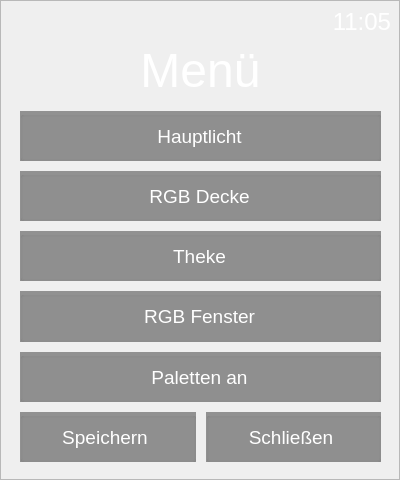
<?xml version="1.0" encoding="UTF-8"?>
<ui version="4.0">
 <class>Menue_Einstellung</class>
 <widget class="QDialog" name="Menue_Einstellung">
  <property name="geometry">
   <rect>
    <x>0</x>
    <y>0</y>
    <width>400</width>
    <height>480</height>
   </rect>
  </property>
  <property name="sizePolicy">
   <sizepolicy hsizetype="Fixed" vsizetype="Fixed">
    <horstretch>0</horstretch>
    <verstretch>0</verstretch>
   </sizepolicy>
  </property>
  <property name="minimumSize">
   <size>
    <width>400</width>
    <height>480</height>
   </size>
  </property>
  <property name="maximumSize">
   <size>
    <width>400</width>
    <height>480</height>
   </size>
  </property>
  <property name="palette">
   <palette>
    <active>
     <colorrole role="WindowText">
      <brush brushstyle="SolidPattern">
       <color alpha="255">
        <red>243</red>
        <green>243</green>
        <blue>245</blue>
       </color>
      </brush>
     </colorrole>
    </active>
    <inactive>
     <colorrole role="WindowText">
      <brush brushstyle="SolidPattern">
       <color alpha="255">
        <red>243</red>
        <green>243</green>
        <blue>245</blue>
       </color>
      </brush>
     </colorrole>
    </inactive>
    <disabled>
     <colorrole role="WindowText">
      <brush brushstyle="SolidPattern">
       <color alpha="255">
        <red>255</red>
        <green>255</green>
        <blue>255</blue>
       </color>
      </brush>
     </colorrole>
    </disabled>
   </palette>
  </property>
  <property name="contextMenuPolicy">
   <enum>Qt::NoContextMenu</enum>
  </property>
  <property name="windowTitle">
   <string>Dialog</string>
  </property>
  <property name="sizeGripEnabled">
   <bool>false</bool>
  </property>
  <widget class="QWidget" name="verticalLayoutWidget_2">
   <property name="geometry">
    <rect>
     <x>20</x>
     <y>111</y>
     <width>361</width>
     <height>351</height>
    </rect>
   </property>
   <layout class="QVBoxLayout" name="verticalLayout_2">
    <property name="spacing">
     <number>10</number>
    </property>
    <item>
     <widget class="QGroupBox" name="groupBox_hauptlicht">
      <property name="styleSheet">
       <string notr="true">background-color: rgba(0, 0, 0, 100);</string>
      </property>
      <property name="title">
       <string/>
      </property>
      <widget class="QLabel" name="label_2">
       <property name="enabled">
        <bool>false</bool>
       </property>
       <property name="geometry">
        <rect>
         <x>0</x>
         <y>0</y>
         <width>359</width>
         <height>50</height>
        </rect>
       </property>
       <property name="palette">
        <palette>
         <active>
          <colorrole role="WindowText">
           <brush brushstyle="SolidPattern">
            <color alpha="255">
             <red>243</red>
             <green>243</green>
             <blue>245</blue>
            </color>
           </brush>
          </colorrole>
          <colorrole role="Button">
           <brush brushstyle="SolidPattern">
            <color alpha="0">
             <red>0</red>
             <green>0</green>
             <blue>0</blue>
            </color>
           </brush>
          </colorrole>
          <colorrole role="Text">
           <brush brushstyle="SolidPattern">
            <color alpha="255">
             <red>243</red>
             <green>243</green>
             <blue>245</blue>
            </color>
           </brush>
          </colorrole>
          <colorrole role="Base">
           <brush brushstyle="SolidPattern">
            <color alpha="0">
             <red>0</red>
             <green>0</green>
             <blue>0</blue>
            </color>
           </brush>
          </colorrole>
          <colorrole role="Window">
           <brush brushstyle="SolidPattern">
            <color alpha="0">
             <red>0</red>
             <green>0</green>
             <blue>0</blue>
            </color>
           </brush>
          </colorrole>
         </active>
         <inactive>
          <colorrole role="WindowText">
           <brush brushstyle="SolidPattern">
            <color alpha="255">
             <red>243</red>
             <green>243</green>
             <blue>245</blue>
            </color>
           </brush>
          </colorrole>
          <colorrole role="Button">
           <brush brushstyle="SolidPattern">
            <color alpha="0">
             <red>0</red>
             <green>0</green>
             <blue>0</blue>
            </color>
           </brush>
          </colorrole>
          <colorrole role="Text">
           <brush brushstyle="SolidPattern">
            <color alpha="255">
             <red>243</red>
             <green>243</green>
             <blue>245</blue>
            </color>
           </brush>
          </colorrole>
          <colorrole role="Base">
           <brush brushstyle="SolidPattern">
            <color alpha="0">
             <red>0</red>
             <green>0</green>
             <blue>0</blue>
            </color>
           </brush>
          </colorrole>
          <colorrole role="Window">
           <brush brushstyle="SolidPattern">
            <color alpha="0">
             <red>0</red>
             <green>0</green>
             <blue>0</blue>
            </color>
           </brush>
          </colorrole>
         </inactive>
         <disabled>
          <colorrole role="WindowText">
           <brush brushstyle="SolidPattern">
            <color alpha="255">
             <red>255</red>
             <green>255</green>
             <blue>255</blue>
            </color>
           </brush>
          </colorrole>
          <colorrole role="Button">
           <brush brushstyle="SolidPattern">
            <color alpha="0">
             <red>0</red>
             <green>0</green>
             <blue>0</blue>
            </color>
           </brush>
          </colorrole>
          <colorrole role="Text">
           <brush brushstyle="SolidPattern">
            <color alpha="255">
             <red>255</red>
             <green>255</green>
             <blue>255</blue>
            </color>
           </brush>
          </colorrole>
          <colorrole role="Base">
           <brush brushstyle="SolidPattern">
            <color alpha="0">
             <red>0</red>
             <green>0</green>
             <blue>0</blue>
            </color>
           </brush>
          </colorrole>
          <colorrole role="Window">
           <brush brushstyle="SolidPattern">
            <color alpha="0">
             <red>0</red>
             <green>0</green>
             <blue>0</blue>
            </color>
           </brush>
          </colorrole>
         </disabled>
        </palette>
       </property>
       <property name="font">
        <font>
         <pointsize>14</pointsize>
        </font>
       </property>
       <property name="styleSheet">
        <string notr="true">background-color: rgba(0, 0, 0, 0);</string>
       </property>
       <property name="text">
        <string>Hauptlicht</string>
       </property>
       <property name="alignment">
        <set>Qt::AlignCenter</set>
       </property>
      </widget>
      <widget class="QPushButton" name="pushButton_hauptlicht_2">
       <property name="geometry">
        <rect>
         <x>0</x>
         <y>0</y>
         <width>359</width>
         <height>50</height>
        </rect>
       </property>
       <property name="focusPolicy">
        <enum>Qt::NoFocus</enum>
       </property>
       <property name="text">
        <string/>
       </property>
       <property name="flat">
        <bool>true</bool>
       </property>
      </widget>
     </widget>
    </item>
    <item>
     <widget class="QGroupBox" name="groupBox_RGBdecke">
      <property name="styleSheet">
       <string notr="true">background-color: rgba(0, 0, 0, 100);</string>
      </property>
      <property name="title">
       <string/>
      </property>
      <widget class="QLabel" name="label_3">
       <property name="enabled">
        <bool>false</bool>
       </property>
       <property name="geometry">
        <rect>
         <x>0</x>
         <y>0</y>
         <width>359</width>
         <height>50</height>
        </rect>
       </property>
       <property name="palette">
        <palette>
         <active>
          <colorrole role="WindowText">
           <brush brushstyle="SolidPattern">
            <color alpha="255">
             <red>243</red>
             <green>243</green>
             <blue>245</blue>
            </color>
           </brush>
          </colorrole>
          <colorrole role="Button">
           <brush brushstyle="SolidPattern">
            <color alpha="0">
             <red>0</red>
             <green>0</green>
             <blue>0</blue>
            </color>
           </brush>
          </colorrole>
          <colorrole role="Text">
           <brush brushstyle="SolidPattern">
            <color alpha="255">
             <red>243</red>
             <green>243</green>
             <blue>245</blue>
            </color>
           </brush>
          </colorrole>
          <colorrole role="Base">
           <brush brushstyle="SolidPattern">
            <color alpha="0">
             <red>0</red>
             <green>0</green>
             <blue>0</blue>
            </color>
           </brush>
          </colorrole>
          <colorrole role="Window">
           <brush brushstyle="SolidPattern">
            <color alpha="0">
             <red>0</red>
             <green>0</green>
             <blue>0</blue>
            </color>
           </brush>
          </colorrole>
         </active>
         <inactive>
          <colorrole role="WindowText">
           <brush brushstyle="SolidPattern">
            <color alpha="255">
             <red>243</red>
             <green>243</green>
             <blue>245</blue>
            </color>
           </brush>
          </colorrole>
          <colorrole role="Button">
           <brush brushstyle="SolidPattern">
            <color alpha="0">
             <red>0</red>
             <green>0</green>
             <blue>0</blue>
            </color>
           </brush>
          </colorrole>
          <colorrole role="Text">
           <brush brushstyle="SolidPattern">
            <color alpha="255">
             <red>243</red>
             <green>243</green>
             <blue>245</blue>
            </color>
           </brush>
          </colorrole>
          <colorrole role="Base">
           <brush brushstyle="SolidPattern">
            <color alpha="0">
             <red>0</red>
             <green>0</green>
             <blue>0</blue>
            </color>
           </brush>
          </colorrole>
          <colorrole role="Window">
           <brush brushstyle="SolidPattern">
            <color alpha="0">
             <red>0</red>
             <green>0</green>
             <blue>0</blue>
            </color>
           </brush>
          </colorrole>
         </inactive>
         <disabled>
          <colorrole role="WindowText">
           <brush brushstyle="SolidPattern">
            <color alpha="255">
             <red>255</red>
             <green>255</green>
             <blue>255</blue>
            </color>
           </brush>
          </colorrole>
          <colorrole role="Button">
           <brush brushstyle="SolidPattern">
            <color alpha="0">
             <red>0</red>
             <green>0</green>
             <blue>0</blue>
            </color>
           </brush>
          </colorrole>
          <colorrole role="Text">
           <brush brushstyle="SolidPattern">
            <color alpha="255">
             <red>255</red>
             <green>255</green>
             <blue>255</blue>
            </color>
           </brush>
          </colorrole>
          <colorrole role="Base">
           <brush brushstyle="SolidPattern">
            <color alpha="0">
             <red>0</red>
             <green>0</green>
             <blue>0</blue>
            </color>
           </brush>
          </colorrole>
          <colorrole role="Window">
           <brush brushstyle="SolidPattern">
            <color alpha="0">
             <red>0</red>
             <green>0</green>
             <blue>0</blue>
            </color>
           </brush>
          </colorrole>
         </disabled>
        </palette>
       </property>
       <property name="font">
        <font>
         <pointsize>14</pointsize>
        </font>
       </property>
       <property name="styleSheet">
        <string notr="true">background-color: rgba(0, 0, 0, 0);</string>
       </property>
       <property name="text">
        <string>RGB Decke</string>
       </property>
       <property name="alignment">
        <set>Qt::AlignCenter</set>
       </property>
      </widget>
      <widget class="QPushButton" name="pushButton_RGBdecke">
       <property name="geometry">
        <rect>
         <x>0</x>
         <y>0</y>
         <width>359</width>
         <height>50</height>
        </rect>
       </property>
       <property name="focusPolicy">
        <enum>Qt::NoFocus</enum>
       </property>
       <property name="text">
        <string/>
       </property>
       <property name="flat">
        <bool>true</bool>
       </property>
      </widget>
     </widget>
    </item>
    <item>
     <widget class="QGroupBox" name="groupBox_theke">
      <property name="styleSheet">
       <string notr="true">background-color: rgba(0, 0, 0, 100);</string>
      </property>
      <property name="title">
       <string/>
      </property>
      <widget class="QLabel" name="label_4">
       <property name="enabled">
        <bool>false</bool>
       </property>
       <property name="geometry">
        <rect>
         <x>0</x>
         <y>0</y>
         <width>359</width>
         <height>50</height>
        </rect>
       </property>
       <property name="palette">
        <palette>
         <active>
          <colorrole role="WindowText">
           <brush brushstyle="SolidPattern">
            <color alpha="255">
             <red>243</red>
             <green>243</green>
             <blue>245</blue>
            </color>
           </brush>
          </colorrole>
          <colorrole role="Button">
           <brush brushstyle="SolidPattern">
            <color alpha="0">
             <red>0</red>
             <green>0</green>
             <blue>0</blue>
            </color>
           </brush>
          </colorrole>
          <colorrole role="Text">
           <brush brushstyle="SolidPattern">
            <color alpha="255">
             <red>243</red>
             <green>243</green>
             <blue>245</blue>
            </color>
           </brush>
          </colorrole>
          <colorrole role="Base">
           <brush brushstyle="SolidPattern">
            <color alpha="0">
             <red>0</red>
             <green>0</green>
             <blue>0</blue>
            </color>
           </brush>
          </colorrole>
          <colorrole role="Window">
           <brush brushstyle="SolidPattern">
            <color alpha="0">
             <red>0</red>
             <green>0</green>
             <blue>0</blue>
            </color>
           </brush>
          </colorrole>
         </active>
         <inactive>
          <colorrole role="WindowText">
           <brush brushstyle="SolidPattern">
            <color alpha="255">
             <red>243</red>
             <green>243</green>
             <blue>245</blue>
            </color>
           </brush>
          </colorrole>
          <colorrole role="Button">
           <brush brushstyle="SolidPattern">
            <color alpha="0">
             <red>0</red>
             <green>0</green>
             <blue>0</blue>
            </color>
           </brush>
          </colorrole>
          <colorrole role="Text">
           <brush brushstyle="SolidPattern">
            <color alpha="255">
             <red>243</red>
             <green>243</green>
             <blue>245</blue>
            </color>
           </brush>
          </colorrole>
          <colorrole role="Base">
           <brush brushstyle="SolidPattern">
            <color alpha="0">
             <red>0</red>
             <green>0</green>
             <blue>0</blue>
            </color>
           </brush>
          </colorrole>
          <colorrole role="Window">
           <brush brushstyle="SolidPattern">
            <color alpha="0">
             <red>0</red>
             <green>0</green>
             <blue>0</blue>
            </color>
           </brush>
          </colorrole>
         </inactive>
         <disabled>
          <colorrole role="WindowText">
           <brush brushstyle="SolidPattern">
            <color alpha="255">
             <red>255</red>
             <green>255</green>
             <blue>255</blue>
            </color>
           </brush>
          </colorrole>
          <colorrole role="Button">
           <brush brushstyle="SolidPattern">
            <color alpha="0">
             <red>0</red>
             <green>0</green>
             <blue>0</blue>
            </color>
           </brush>
          </colorrole>
          <colorrole role="Text">
           <brush brushstyle="SolidPattern">
            <color alpha="255">
             <red>255</red>
             <green>255</green>
             <blue>255</blue>
            </color>
           </brush>
          </colorrole>
          <colorrole role="Base">
           <brush brushstyle="SolidPattern">
            <color alpha="0">
             <red>0</red>
             <green>0</green>
             <blue>0</blue>
            </color>
           </brush>
          </colorrole>
          <colorrole role="Window">
           <brush brushstyle="SolidPattern">
            <color alpha="0">
             <red>0</red>
             <green>0</green>
             <blue>0</blue>
            </color>
           </brush>
          </colorrole>
         </disabled>
        </palette>
       </property>
       <property name="font">
        <font>
         <pointsize>14</pointsize>
        </font>
       </property>
       <property name="styleSheet">
        <string notr="true">background-color: rgba(0, 0, 0, 0);</string>
       </property>
       <property name="text">
        <string>Theke</string>
       </property>
       <property name="alignment">
        <set>Qt::AlignCenter</set>
       </property>
      </widget>
      <widget class="QPushButton" name="pushButton_Theke_2">
       <property name="geometry">
        <rect>
         <x>0</x>
         <y>0</y>
         <width>359</width>
         <height>50</height>
        </rect>
       </property>
       <property name="focusPolicy">
        <enum>Qt::NoFocus</enum>
       </property>
       <property name="text">
        <string/>
       </property>
       <property name="flat">
        <bool>true</bool>
       </property>
      </widget>
     </widget>
    </item>
    <item>
     <widget class="QGroupBox" name="groupBox_RGBfenster">
      <property name="styleSheet">
       <string notr="true">background-color: rgba(0, 0, 0, 100);</string>
      </property>
      <property name="title">
       <string/>
      </property>
      <widget class="QLabel" name="label_6">
       <property name="enabled">
        <bool>false</bool>
       </property>
       <property name="geometry">
        <rect>
         <x>0</x>
         <y>0</y>
         <width>359</width>
         <height>50</height>
        </rect>
       </property>
       <property name="palette">
        <palette>
         <active>
          <colorrole role="WindowText">
           <brush brushstyle="SolidPattern">
            <color alpha="255">
             <red>243</red>
             <green>243</green>
             <blue>245</blue>
            </color>
           </brush>
          </colorrole>
          <colorrole role="Button">
           <brush brushstyle="SolidPattern">
            <color alpha="0">
             <red>0</red>
             <green>0</green>
             <blue>0</blue>
            </color>
           </brush>
          </colorrole>
          <colorrole role="Text">
           <brush brushstyle="SolidPattern">
            <color alpha="255">
             <red>243</red>
             <green>243</green>
             <blue>245</blue>
            </color>
           </brush>
          </colorrole>
          <colorrole role="Base">
           <brush brushstyle="SolidPattern">
            <color alpha="0">
             <red>0</red>
             <green>0</green>
             <blue>0</blue>
            </color>
           </brush>
          </colorrole>
          <colorrole role="Window">
           <brush brushstyle="SolidPattern">
            <color alpha="0">
             <red>0</red>
             <green>0</green>
             <blue>0</blue>
            </color>
           </brush>
          </colorrole>
         </active>
         <inactive>
          <colorrole role="WindowText">
           <brush brushstyle="SolidPattern">
            <color alpha="255">
             <red>243</red>
             <green>243</green>
             <blue>245</blue>
            </color>
           </brush>
          </colorrole>
          <colorrole role="Button">
           <brush brushstyle="SolidPattern">
            <color alpha="0">
             <red>0</red>
             <green>0</green>
             <blue>0</blue>
            </color>
           </brush>
          </colorrole>
          <colorrole role="Text">
           <brush brushstyle="SolidPattern">
            <color alpha="255">
             <red>243</red>
             <green>243</green>
             <blue>245</blue>
            </color>
           </brush>
          </colorrole>
          <colorrole role="Base">
           <brush brushstyle="SolidPattern">
            <color alpha="0">
             <red>0</red>
             <green>0</green>
             <blue>0</blue>
            </color>
           </brush>
          </colorrole>
          <colorrole role="Window">
           <brush brushstyle="SolidPattern">
            <color alpha="0">
             <red>0</red>
             <green>0</green>
             <blue>0</blue>
            </color>
           </brush>
          </colorrole>
         </inactive>
         <disabled>
          <colorrole role="WindowText">
           <brush brushstyle="SolidPattern">
            <color alpha="255">
             <red>255</red>
             <green>255</green>
             <blue>255</blue>
            </color>
           </brush>
          </colorrole>
          <colorrole role="Button">
           <brush brushstyle="SolidPattern">
            <color alpha="0">
             <red>0</red>
             <green>0</green>
             <blue>0</blue>
            </color>
           </brush>
          </colorrole>
          <colorrole role="Text">
           <brush brushstyle="SolidPattern">
            <color alpha="255">
             <red>255</red>
             <green>255</green>
             <blue>255</blue>
            </color>
           </brush>
          </colorrole>
          <colorrole role="Base">
           <brush brushstyle="SolidPattern">
            <color alpha="0">
             <red>0</red>
             <green>0</green>
             <blue>0</blue>
            </color>
           </brush>
          </colorrole>
          <colorrole role="Window">
           <brush brushstyle="SolidPattern">
            <color alpha="0">
             <red>0</red>
             <green>0</green>
             <blue>0</blue>
            </color>
           </brush>
          </colorrole>
         </disabled>
        </palette>
       </property>
       <property name="font">
        <font>
         <pointsize>14</pointsize>
        </font>
       </property>
       <property name="styleSheet">
        <string notr="true">background-color: rgba(0, 0, 0, 0);</string>
       </property>
       <property name="text">
        <string>RGB Fenster</string>
       </property>
       <property name="alignment">
        <set>Qt::AlignCenter</set>
       </property>
      </widget>
      <widget class="QPushButton" name="pushButton_RGBfenster">
       <property name="geometry">
        <rect>
         <x>0</x>
         <y>0</y>
         <width>359</width>
         <height>50</height>
        </rect>
       </property>
       <property name="focusPolicy">
        <enum>Qt::NoFocus</enum>
       </property>
       <property name="text">
        <string/>
       </property>
       <property name="flat">
        <bool>true</bool>
       </property>
      </widget>
     </widget>
    </item>
    <item>
     <widget class="QGroupBox" name="groupBox_palette">
      <property name="styleSheet">
       <string notr="true">background-color: rgba(0, 0, 0, 100);</string>
      </property>
      <property name="title">
       <string/>
      </property>
      <widget class="QLabel" name="label_5">
       <property name="enabled">
        <bool>false</bool>
       </property>
       <property name="geometry">
        <rect>
         <x>0</x>
         <y>0</y>
         <width>359</width>
         <height>50</height>
        </rect>
       </property>
       <property name="palette">
        <palette>
         <active>
          <colorrole role="WindowText">
           <brush brushstyle="SolidPattern">
            <color alpha="255">
             <red>243</red>
             <green>243</green>
             <blue>245</blue>
            </color>
           </brush>
          </colorrole>
          <colorrole role="Button">
           <brush brushstyle="SolidPattern">
            <color alpha="0">
             <red>0</red>
             <green>0</green>
             <blue>0</blue>
            </color>
           </brush>
          </colorrole>
          <colorrole role="Text">
           <brush brushstyle="SolidPattern">
            <color alpha="255">
             <red>243</red>
             <green>243</green>
             <blue>245</blue>
            </color>
           </brush>
          </colorrole>
          <colorrole role="Base">
           <brush brushstyle="SolidPattern">
            <color alpha="0">
             <red>0</red>
             <green>0</green>
             <blue>0</blue>
            </color>
           </brush>
          </colorrole>
          <colorrole role="Window">
           <brush brushstyle="SolidPattern">
            <color alpha="0">
             <red>0</red>
             <green>0</green>
             <blue>0</blue>
            </color>
           </brush>
          </colorrole>
         </active>
         <inactive>
          <colorrole role="WindowText">
           <brush brushstyle="SolidPattern">
            <color alpha="255">
             <red>243</red>
             <green>243</green>
             <blue>245</blue>
            </color>
           </brush>
          </colorrole>
          <colorrole role="Button">
           <brush brushstyle="SolidPattern">
            <color alpha="0">
             <red>0</red>
             <green>0</green>
             <blue>0</blue>
            </color>
           </brush>
          </colorrole>
          <colorrole role="Text">
           <brush brushstyle="SolidPattern">
            <color alpha="255">
             <red>243</red>
             <green>243</green>
             <blue>245</blue>
            </color>
           </brush>
          </colorrole>
          <colorrole role="Base">
           <brush brushstyle="SolidPattern">
            <color alpha="0">
             <red>0</red>
             <green>0</green>
             <blue>0</blue>
            </color>
           </brush>
          </colorrole>
          <colorrole role="Window">
           <brush brushstyle="SolidPattern">
            <color alpha="0">
             <red>0</red>
             <green>0</green>
             <blue>0</blue>
            </color>
           </brush>
          </colorrole>
         </inactive>
         <disabled>
          <colorrole role="WindowText">
           <brush brushstyle="SolidPattern">
            <color alpha="255">
             <red>255</red>
             <green>255</green>
             <blue>255</blue>
            </color>
           </brush>
          </colorrole>
          <colorrole role="Button">
           <brush brushstyle="SolidPattern">
            <color alpha="0">
             <red>0</red>
             <green>0</green>
             <blue>0</blue>
            </color>
           </brush>
          </colorrole>
          <colorrole role="Text">
           <brush brushstyle="SolidPattern">
            <color alpha="255">
             <red>255</red>
             <green>255</green>
             <blue>255</blue>
            </color>
           </brush>
          </colorrole>
          <colorrole role="Base">
           <brush brushstyle="SolidPattern">
            <color alpha="0">
             <red>0</red>
             <green>0</green>
             <blue>0</blue>
            </color>
           </brush>
          </colorrole>
          <colorrole role="Window">
           <brush brushstyle="SolidPattern">
            <color alpha="0">
             <red>0</red>
             <green>0</green>
             <blue>0</blue>
            </color>
           </brush>
          </colorrole>
         </disabled>
        </palette>
       </property>
       <property name="font">
        <font>
         <pointsize>14</pointsize>
        </font>
       </property>
       <property name="styleSheet">
        <string notr="true">background-color: rgba(0, 0, 0, 0);</string>
       </property>
       <property name="text">
        <string>Paletten an</string>
       </property>
       <property name="alignment">
        <set>Qt::AlignCenter</set>
       </property>
      </widget>
      <widget class="QPushButton" name="pushButton_palette">
       <property name="geometry">
        <rect>
         <x>0</x>
         <y>0</y>
         <width>359</width>
         <height>50</height>
        </rect>
       </property>
       <property name="focusPolicy">
        <enum>Qt::NoFocus</enum>
       </property>
       <property name="text">
        <string/>
       </property>
       <property name="flat">
        <bool>true</bool>
       </property>
      </widget>
     </widget>
    </item>
    <item>
     <layout class="QHBoxLayout" name="horizontalLayout">
      <property name="spacing">
       <number>10</number>
      </property>
      <item>
       <widget class="QGroupBox" name="groupBox_save">
        <property name="styleSheet">
         <string notr="true">background-color: rgba(0, 0, 0, 100);</string>
        </property>
        <property name="title">
         <string/>
        </property>
        <widget class="QLabel" name="label_7">
         <property name="enabled">
          <bool>false</bool>
         </property>
         <property name="geometry">
          <rect>
           <x>0</x>
           <y>0</y>
           <width>170</width>
           <height>50</height>
          </rect>
         </property>
         <property name="palette">
          <palette>
           <active>
            <colorrole role="WindowText">
             <brush brushstyle="SolidPattern">
              <color alpha="255">
               <red>243</red>
               <green>243</green>
               <blue>245</blue>
              </color>
             </brush>
            </colorrole>
            <colorrole role="Button">
             <brush brushstyle="SolidPattern">
              <color alpha="0">
               <red>0</red>
               <green>0</green>
               <blue>0</blue>
              </color>
             </brush>
            </colorrole>
            <colorrole role="Text">
             <brush brushstyle="SolidPattern">
              <color alpha="255">
               <red>243</red>
               <green>243</green>
               <blue>245</blue>
              </color>
             </brush>
            </colorrole>
            <colorrole role="Base">
             <brush brushstyle="SolidPattern">
              <color alpha="0">
               <red>0</red>
               <green>0</green>
               <blue>0</blue>
              </color>
             </brush>
            </colorrole>
            <colorrole role="Window">
             <brush brushstyle="SolidPattern">
              <color alpha="0">
               <red>0</red>
               <green>0</green>
               <blue>0</blue>
              </color>
             </brush>
            </colorrole>
           </active>
           <inactive>
            <colorrole role="WindowText">
             <brush brushstyle="SolidPattern">
              <color alpha="255">
               <red>243</red>
               <green>243</green>
               <blue>245</blue>
              </color>
             </brush>
            </colorrole>
            <colorrole role="Button">
             <brush brushstyle="SolidPattern">
              <color alpha="0">
               <red>0</red>
               <green>0</green>
               <blue>0</blue>
              </color>
             </brush>
            </colorrole>
            <colorrole role="Text">
             <brush brushstyle="SolidPattern">
              <color alpha="255">
               <red>243</red>
               <green>243</green>
               <blue>245</blue>
              </color>
             </brush>
            </colorrole>
            <colorrole role="Base">
             <brush brushstyle="SolidPattern">
              <color alpha="0">
               <red>0</red>
               <green>0</green>
               <blue>0</blue>
              </color>
             </brush>
            </colorrole>
            <colorrole role="Window">
             <brush brushstyle="SolidPattern">
              <color alpha="0">
               <red>0</red>
               <green>0</green>
               <blue>0</blue>
              </color>
             </brush>
            </colorrole>
           </inactive>
           <disabled>
            <colorrole role="WindowText">
             <brush brushstyle="SolidPattern">
              <color alpha="255">
               <red>255</red>
               <green>255</green>
               <blue>255</blue>
              </color>
             </brush>
            </colorrole>
            <colorrole role="Button">
             <brush brushstyle="SolidPattern">
              <color alpha="0">
               <red>0</red>
               <green>0</green>
               <blue>0</blue>
              </color>
             </brush>
            </colorrole>
            <colorrole role="Text">
             <brush brushstyle="SolidPattern">
              <color alpha="255">
               <red>255</red>
               <green>255</green>
               <blue>255</blue>
              </color>
             </brush>
            </colorrole>
            <colorrole role="Base">
             <brush brushstyle="SolidPattern">
              <color alpha="0">
               <red>0</red>
               <green>0</green>
               <blue>0</blue>
              </color>
             </brush>
            </colorrole>
            <colorrole role="Window">
             <brush brushstyle="SolidPattern">
              <color alpha="0">
               <red>0</red>
               <green>0</green>
               <blue>0</blue>
              </color>
             </brush>
            </colorrole>
           </disabled>
          </palette>
         </property>
         <property name="font">
          <font>
           <pointsize>14</pointsize>
          </font>
         </property>
         <property name="styleSheet">
          <string notr="true">background-color: rgba(0, 0, 0, 0);</string>
         </property>
         <property name="text">
          <string>Speichern</string>
         </property>
         <property name="alignment">
          <set>Qt::AlignCenter</set>
         </property>
        </widget>
        <widget class="QPushButton" name="pushButton_save">
         <property name="geometry">
          <rect>
           <x>0</x>
           <y>0</y>
           <width>173</width>
           <height>50</height>
          </rect>
         </property>
         <property name="focusPolicy">
          <enum>Qt::NoFocus</enum>
         </property>
         <property name="text">
          <string/>
         </property>
         <property name="flat">
          <bool>true</bool>
         </property>
        </widget>
       </widget>
      </item>
      <item>
       <widget class="QGroupBox" name="groupBox_close">
        <property name="styleSheet">
         <string notr="true">background-color: rgba(0, 0, 0, 100);</string>
        </property>
        <property name="title">
         <string/>
        </property>
        <widget class="QLabel" name="label_8">
         <property name="enabled">
          <bool>false</bool>
         </property>
         <property name="geometry">
          <rect>
           <x>0</x>
           <y>0</y>
           <width>170</width>
           <height>50</height>
          </rect>
         </property>
         <property name="palette">
          <palette>
           <active>
            <colorrole role="WindowText">
             <brush brushstyle="SolidPattern">
              <color alpha="255">
               <red>243</red>
               <green>243</green>
               <blue>245</blue>
              </color>
             </brush>
            </colorrole>
            <colorrole role="Button">
             <brush brushstyle="SolidPattern">
              <color alpha="0">
               <red>0</red>
               <green>0</green>
               <blue>0</blue>
              </color>
             </brush>
            </colorrole>
            <colorrole role="Text">
             <brush brushstyle="SolidPattern">
              <color alpha="255">
               <red>243</red>
               <green>243</green>
               <blue>245</blue>
              </color>
             </brush>
            </colorrole>
            <colorrole role="Base">
             <brush brushstyle="SolidPattern">
              <color alpha="0">
               <red>0</red>
               <green>0</green>
               <blue>0</blue>
              </color>
             </brush>
            </colorrole>
            <colorrole role="Window">
             <brush brushstyle="SolidPattern">
              <color alpha="0">
               <red>0</red>
               <green>0</green>
               <blue>0</blue>
              </color>
             </brush>
            </colorrole>
           </active>
           <inactive>
            <colorrole role="WindowText">
             <brush brushstyle="SolidPattern">
              <color alpha="255">
               <red>243</red>
               <green>243</green>
               <blue>245</blue>
              </color>
             </brush>
            </colorrole>
            <colorrole role="Button">
             <brush brushstyle="SolidPattern">
              <color alpha="0">
               <red>0</red>
               <green>0</green>
               <blue>0</blue>
              </color>
             </brush>
            </colorrole>
            <colorrole role="Text">
             <brush brushstyle="SolidPattern">
              <color alpha="255">
               <red>243</red>
               <green>243</green>
               <blue>245</blue>
              </color>
             </brush>
            </colorrole>
            <colorrole role="Base">
             <brush brushstyle="SolidPattern">
              <color alpha="0">
               <red>0</red>
               <green>0</green>
               <blue>0</blue>
              </color>
             </brush>
            </colorrole>
            <colorrole role="Window">
             <brush brushstyle="SolidPattern">
              <color alpha="0">
               <red>0</red>
               <green>0</green>
               <blue>0</blue>
              </color>
             </brush>
            </colorrole>
           </inactive>
           <disabled>
            <colorrole role="WindowText">
             <brush brushstyle="SolidPattern">
              <color alpha="255">
               <red>255</red>
               <green>255</green>
               <blue>255</blue>
              </color>
             </brush>
            </colorrole>
            <colorrole role="Button">
             <brush brushstyle="SolidPattern">
              <color alpha="0">
               <red>0</red>
               <green>0</green>
               <blue>0</blue>
              </color>
             </brush>
            </colorrole>
            <colorrole role="Text">
             <brush brushstyle="SolidPattern">
              <color alpha="255">
               <red>255</red>
               <green>255</green>
               <blue>255</blue>
              </color>
             </brush>
            </colorrole>
            <colorrole role="Base">
             <brush brushstyle="SolidPattern">
              <color alpha="0">
               <red>0</red>
               <green>0</green>
               <blue>0</blue>
              </color>
             </brush>
            </colorrole>
            <colorrole role="Window">
             <brush brushstyle="SolidPattern">
              <color alpha="0">
               <red>0</red>
               <green>0</green>
               <blue>0</blue>
              </color>
             </brush>
            </colorrole>
           </disabled>
          </palette>
         </property>
         <property name="font">
          <font>
           <pointsize>14</pointsize>
          </font>
         </property>
         <property name="styleSheet">
          <string notr="true">background-color: rgba(0, 0, 0, 0);</string>
         </property>
         <property name="text">
          <string>Schließen</string>
         </property>
         <property name="alignment">
          <set>Qt::AlignCenter</set>
         </property>
        </widget>
        <widget class="QPushButton" name="pushButton_close">
         <property name="geometry">
          <rect>
           <x>0</x>
           <y>0</y>
           <width>173</width>
           <height>50</height>
          </rect>
         </property>
         <property name="focusPolicy">
          <enum>Qt::NoFocus</enum>
         </property>
         <property name="contextMenuPolicy">
          <enum>Qt::DefaultContextMenu</enum>
         </property>
         <property name="text">
          <string/>
         </property>
         <property name="flat">
          <bool>true</bool>
         </property>
        </widget>
       </widget>
      </item>
     </layout>
    </item>
   </layout>
  </widget>
  <widget class="QLabel" name="label_uhr_2">
   <property name="enabled">
    <bool>false</bool>
   </property>
   <property name="geometry">
    <rect>
     <x>270</x>
     <y>6</y>
     <width>121</width>
     <height>31</height>
    </rect>
   </property>
   <property name="font">
    <font>
     <pointsize>18</pointsize>
    </font>
   </property>
   <property name="text">
    <string>11:05</string>
   </property>
   <property name="textFormat">
    <enum>Qt::PlainText</enum>
   </property>
   <property name="alignment">
    <set>Qt::AlignRight|Qt::AlignTrailing|Qt::AlignVCenter</set>
   </property>
  </widget>
  <widget class="QFrame" name="background_menue_frame">
   <property name="geometry">
    <rect>
     <x>0</x>
     <y>0</y>
     <width>400</width>
     <height>480</height>
    </rect>
   </property>
   <property name="palette">
    <palette>
     <active>
      <colorrole role="Text">
       <brush brushstyle="SolidPattern">
        <color alpha="255">
         <red>243</red>
         <green>243</green>
         <blue>245</blue>
        </color>
       </brush>
      </colorrole>
     </active>
     <inactive>
      <colorrole role="Text">
       <brush brushstyle="SolidPattern">
        <color alpha="255">
         <red>243</red>
         <green>243</green>
         <blue>245</blue>
        </color>
       </brush>
      </colorrole>
     </inactive>
     <disabled>
      <colorrole role="Text">
       <brush brushstyle="SolidPattern">
        <color alpha="255">
         <red>255</red>
         <green>255</green>
         <blue>255</blue>
        </color>
       </brush>
      </colorrole>
     </disabled>
    </palette>
   </property>
   <property name="styleSheet">
    <string notr="true">background-image: url(:/bilder/Icons/back_rot_half.jpg);</string>
   </property>
   <property name="frameShape">
    <enum>QFrame::StyledPanel</enum>
   </property>
   <property name="frameShadow">
    <enum>QFrame::Raised</enum>
   </property>
  </widget>
  <widget class="QLabel" name="label_9">
   <property name="enabled">
    <bool>false</bool>
   </property>
   <property name="geometry">
    <rect>
     <x>20</x>
     <y>50</y>
     <width>361</width>
     <height>41</height>
    </rect>
   </property>
   <property name="palette">
    <palette>
     <active>
      <colorrole role="Text">
       <brush brushstyle="SolidPattern">
        <color alpha="255">
         <red>243</red>
         <green>243</green>
         <blue>245</blue>
        </color>
       </brush>
      </colorrole>
     </active>
     <inactive>
      <colorrole role="Text">
       <brush brushstyle="SolidPattern">
        <color alpha="255">
         <red>243</red>
         <green>243</green>
         <blue>245</blue>
        </color>
       </brush>
      </colorrole>
     </inactive>
     <disabled>
      <colorrole role="Text">
       <brush brushstyle="SolidPattern">
        <color alpha="255">
         <red>255</red>
         <green>255</green>
         <blue>255</blue>
        </color>
       </brush>
      </colorrole>
     </disabled>
    </palette>
   </property>
   <property name="font">
    <font>
     <pointsize>36</pointsize>
    </font>
   </property>
   <property name="text">
    <string>Menü</string>
   </property>
   <property name="textFormat">
    <enum>Qt::PlainText</enum>
   </property>
   <property name="alignment">
    <set>Qt::AlignCenter</set>
   </property>
  </widget>
  <zorder>background_menue_frame</zorder>
  <zorder>verticalLayoutWidget_2</zorder>
  <zorder>label_uhr_2</zorder>
  <zorder>label_9</zorder>
 </widget>
 <resources/>
 <connections/>
</ui>
